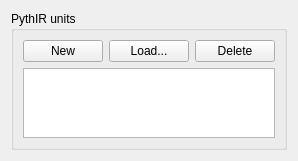
<?xml version="1.0" encoding="UTF-8"?>
<ui version="4.0">
 <class>Form</class>
 <widget class="QWidget" name="Form">
  <property name="geometry">
   <rect>
    <x>0</x>
    <y>0</y>
    <width>281</width>
    <height>151</height>
   </rect>
  </property>
  <property name="windowTitle">
   <string>Form</string>
  </property>
  <layout class="QVBoxLayout" name="verticalLayout_3">
   <item>
    <widget class="QGroupBox" name="groupBoxUnits">
     <property name="sizePolicy">
      <sizepolicy hsizetype="Preferred" vsizetype="Preferred">
       <horstretch>0</horstretch>
       <verstretch>0</verstretch>
      </sizepolicy>
     </property>
     <property name="title">
      <string>PythIR units</string>
     </property>
     <property name="flat">
      <bool>false</bool>
     </property>
     <property name="checkable">
      <bool>false</bool>
     </property>
     <layout class="QVBoxLayout" name="verticalLayout_2">
      <item>
       <layout class="QVBoxLayout" name="verticalLayout">
        <item>
         <layout class="QHBoxLayout" name="horizontalLayout">
          <item>
           <widget class="QPushButton" name="pushButtonNew">
            <property name="text">
             <string>New</string>
            </property>
           </widget>
          </item>
          <item>
           <widget class="QPushButton" name="pushButtonLoad">
            <property name="text">
             <string>Load...</string>
            </property>
           </widget>
          </item>
          <item>
           <widget class="QPushButton" name="pushButtonDelete">
            <property name="text">
             <string>Delete</string>
            </property>
           </widget>
          </item>
         </layout>
        </item>
        <item>
         <widget class="QListWidget" name="listWidgetUnits"/>
        </item>
       </layout>
      </item>
     </layout>
    </widget>
   </item>
  </layout>
 </widget>
 <resources/>
 <connections/>
</ui>
